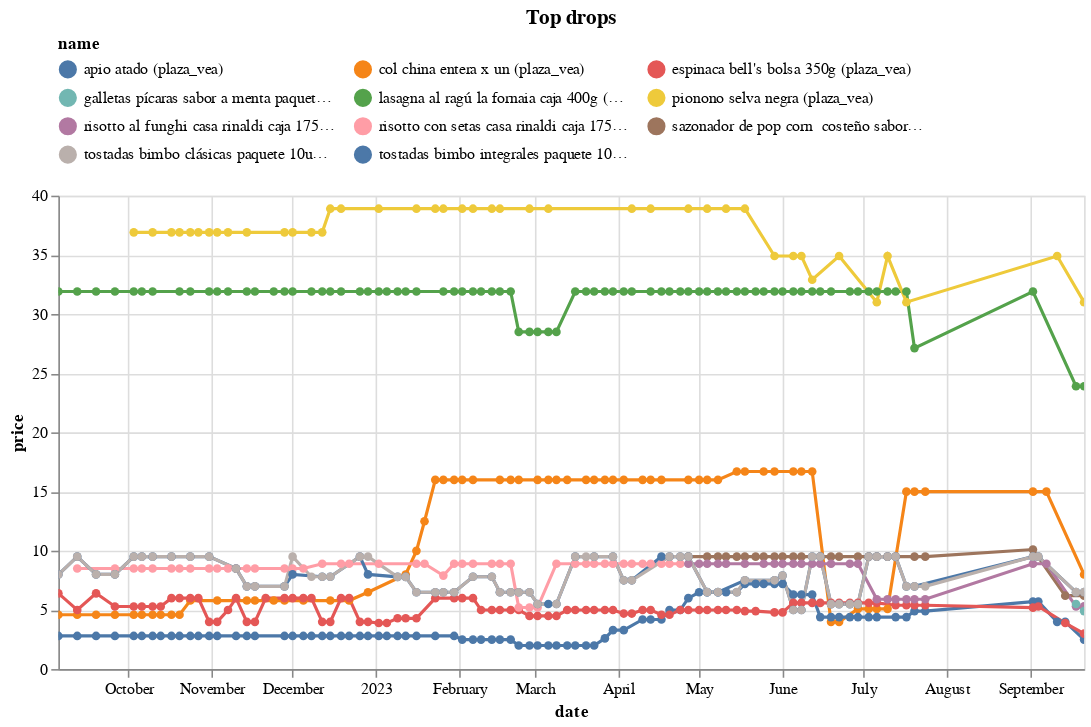

Write notebook code for a chart like this one.
### Code cell
(top_changes
 .sort_values('change')
 .head(10)
 .pipe(plot_changes, 'Top drops')
)

### Figure 1 — Vega-Lite specification as saved in the notebook (floating-point values rounded to 4 significant figures; data arrays with more than 128 entries replaced by an {"elided": "..."} marker saying what was removed)
{"config": {"view": {"continuousWidth": 300, "continuousHeight": 300}, "legend": {"columns": 3, "orient": "top"}}, "data": {"name": "data-8e09997c485906e882c63d4f523a1c40"}, "mark": {"type": "line", "point": true}, "encoding": {"color": {"field": "name", "scale": {"domain": ["apio atado (plaza_vea)", "col china entera x un (plaza_vea)", "espinaca bell's bolsa 350g (plaza_vea)", "galletas pícaras sabor a menta paquete 6un (plaza_vea)", "lasagna al ragú la fornaia caja 400g (plaza_vea)", "pionono selva negra (plaza_vea)", "risotto al funghi casa rinaldi caja 175g (plaza_vea)", "risotto con setas casa rinaldi caja 175g (plaza_vea)", "sazonador de pop corn  costeño sabor a queso frasco 64g (plaza_vea)", "tostadas bimbo clásicas paquete 10un (plaza_vea)", "tostadas bimbo integrales paquete 10un (plaza_vea)"]}, "type": "nominal"}, "tooltip": [{"field": "name", "type": "nominal"}, {"field": "price", "type": "quantitative"}, {"field": "last_price", "type": "quantitative"}], "x": {"field": "date", "type": "temporal"}, "y": {"field": "price", "type": "quantitative"}}, "params": [{"name": "param_3", "select": {"type": "point", "fields": ["name"]}, "bind": "legend"}, {"name": "param_4", "select": {"type": "interval", "encodings": ["x", "y"]}, "bind": "scales"}], "title": "Top drops", "transform": [{"filter": {"param": "param_3"}}], "width": 650, "$schema": "https://vega.github.io/schema/vega-lite/v5.14.1.json", "datasets": {"data-8e09997c485906e882c63d4f523a1c40": {"elided": "595 records"}}}
